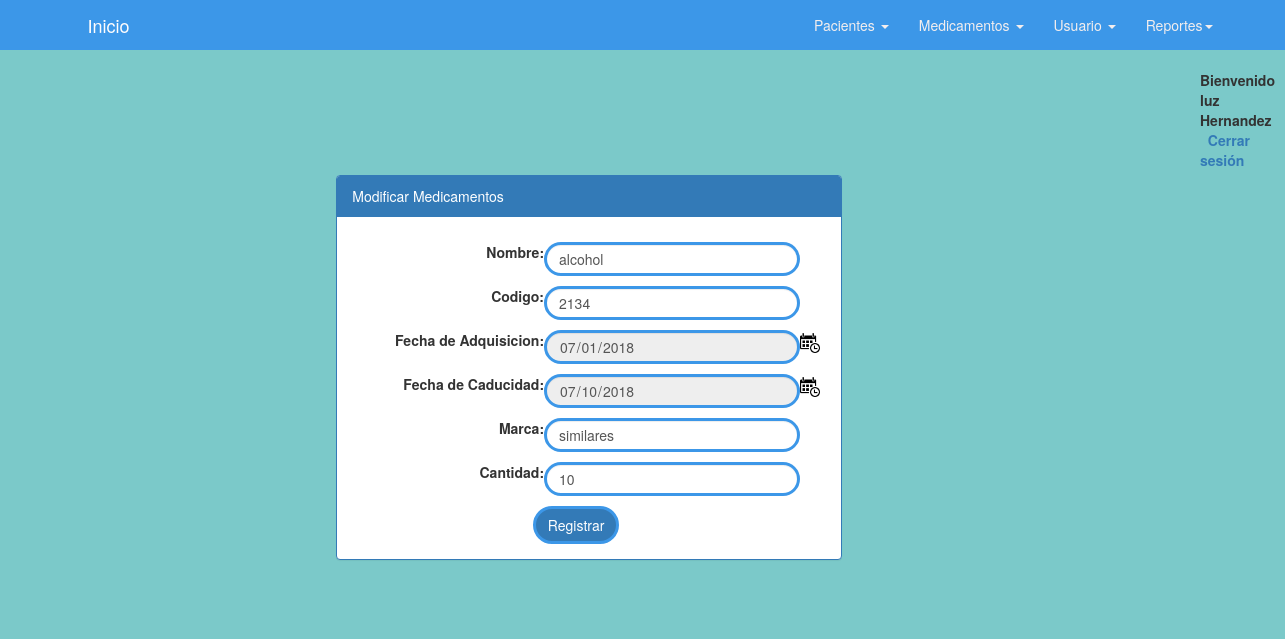
Page /medicamentos/modificar.php?id=4 (signed in) on the committed database.
### tables this page shows
CREATE TABLE IF NOT EXISTS `medicamentos` (
  `id` int(11) NOT NULL AUTO_INCREMENT,
  `nombre` varchar(50) NOT NULL,
  `codigo` varchar(50) NOT NULL,
  `fecha_ad` date NOT NULL,
  `fecha_cad` date NOT NULL,
  `marca` varchar(50) NOT NULL,
  `cant` varchar(50) NOT NULL,
  PRIMARY KEY (`id`)
);

### fsesion.php (called while the page is built, shortened)
<?php
function verificar_usuario(){
	return $_SESSION['tipo'];
}
?>

### medicamentos/modificar.php (the view, shortened to what this page needs)
<!DOCTYPE html>
<html>
<head>
    <link href="../css/bootstrap.min.css" rel="stylesheet">
    <link href="../css/modern-business.css" rel="stylesheet">
    <link href="../css/dhtmlgoodies_calendar.css" rel="stylesheet">
    <link href="../font-awesome/css/font-awesome.min.css" rel="stylesheet" type="text/css">
<BODY BACKGROUND="../images/fondo4.jpg">
</head>
<body>
<?php
include('../fsesion.php');
if (verificar_usuario()){
	echo '<br><div style="margin-left:1200px"> <label>Bienvenido '.$_SESSION['usuario']; echo '<br> &nbsp; <a href="../salir.php"> Cerrar sesi&oacute;n </a> </label></div> ';
} else {
	header('Location:../index.php');
	}
?>
    <nav class="navbar-inverse navbar-fixed-top" role="navigation" style="background-color: #3c97e8">
        <div class="container">
            <div class="navbar-header">
                <a class="navbar-brand" href="../principal.php">Inicio</a>
            </div>
            <div class="collapse navbar-collapse" id="bs-example-navbar-collapse-1">
                <ul class="nav navbar-nav navbar-right">
                    <li class="dropdown">
                        <a href="#" class="dropdown-toggle" data-toggle="dropdown">Pacientes <b class="caret"></b></a>
                    </li>
                    <li class="dropdown">
                        <a href="#" class="dropdown-toggle" data-toggle="dropdown"> Medicamentos <b class="caret"></b></a>
                    </li>
                    <li class="dropdown">
                        <a href="#" class="dropdown-toggle" data-toggle="dropdown">Usuario <b class="caret"></b></a>
                    </li>
                    <li class="dropdown">
                        <a href="#" class="dropdown-toggle" data-toggle="dropdown">Reportes<b class="caret"></b></a>
                    </li>
                </ul>
            </div>
        </div>
    </nav>
    <div class="col-md-5 col-md-offset-3">
        <div class="panel panel-primary">
                      <div class="panel-heading">Modificar Medicamentos</div>
                      <div class="panel-body">
                      <?php
                      require_once("../conexion/conexion.php");
                      $opcion = $_GET['id'];
                      $result=mysqli_query($link,"SELECT * FROM medicamentos WHERE id='$opcion'");
                      $consulta = mysqli_fetch_array($result);
					  ?>
                      <table width="100%">
                      <form action="modificar_medicamentos.php" method="post" id="frmmodificarmedicamentos">
                      <tr class="espacio">
                      <td align="right"> <label for="nombre">Nombre:</label></td><td><input type="text" style="border-color: #3c97e8; border-width: 3px; border-radius: 25px; margin-top: 10px;" class="form-control" name="nombre" id="nombre" autofocus required value="<?php echo $consulta['nombre'];?>"></td>
                      </tr>
                     <tr class="espacio">
                      <td align="right"> <label for="codigo">Codigo:</label></td><td><input type="text" style="border-color: #3c97e8; border-width: 3px; border-radius: 25px; margin-top: 10px;" class="form-control" name="codigo" id="codigo" required value="<?php echo $consulta['codigo'];?>"></td>
                      </tr>
                      <tr class="espacio">
                      <td align="right"> <label for="fecha_ad">Fecha de Adquisicion:</label></td><td><input type="date" style="border-color: #3c97e8; border-width: 3px; border-radius: 25px; margin-top: 10px;" class="form-control" name="fecha_ad" id="fecha_ad" required readonly value="<?php echo $consulta['fecha_ad'];?>"></td><td><span><img src="../images/calendar1.gif" width="20px" height="20px" onClick="displayCalendar(document.forms[0].fecha_ad,'yyyy-mm-dd',this)"></span></td>
                      </tr>
                      <tr class="espacio">
                      <td align="right"> <label for="fecha_cad">Fecha de Caducidad:</label></td><td><input type="date" style="border-color: #3c97e8; border-width: 3px; border-radius: 25px; margin-top: 10px;" class="form-control" name="fecha_cad" id="fecha_cad" required readonly value="<?php echo $consulta['fecha_cad'];?>"></td><td><span><img src="../images/calendar1.gif" width="20px" height="20px" onClick="displayCalendar(document.forms[0].fecha_cad,'yyyy-mm-dd',this)"></span></td>
                      </tr>
                      <tr class="espacio">
                      <td align="right"> <label for="marca">Marca:</label></td><td><input type="text" style="border-color: #3c97e8; border-width: 3px; border-radius: 25px; margin-top: 10px;" class="form-control" name="marca" id="marca" required value="<?php echo $consulta['marca'];?>"></td>
                      </tr>
                      <tr class="espacio">
                      <td align="right"> <label for="cant">Cantidad:</label></td><td><input type="number" style="border-color: #3c97e8; border-width: 3px; border-radius: 25px; margin-top: 10px;" class="form-control" name="cant" id="cant" required value="<?php echo $consulta['cant'];?>"></td>
                      </tr>
                      <tr>
        			  <td align="center" colspan="2"><input type="submit"  class="btn btn-primary" value="Registrar"  title="Registrar" style="border-color: #3c97e8; border-width: 3px; border-radius: 25px; margin-top: 10px;"></td>
                      </tr>
                  	  </form>
                      </table>
                      </div>
                      </div>
        <footer>
            <div class="row">
                <div class="col-lg-12">
                </div>
            </div>
        </footer>
    </div>
</body>
</html>

### css/modern-business.css (style rules this page uses)
html, body { height: 100%; }
body { padding-top: 50px; }
footer { margin: 50px 0; }

### rows in the picture
medicamentos: nombre "alcohol", codigo "2134", fecha_ad "07/01/2018", fecha_cad "07/10/2018", marca "similares", cant "10"

### other values in the picture
$_SESSION['usuario'] "luz Hernandez"
